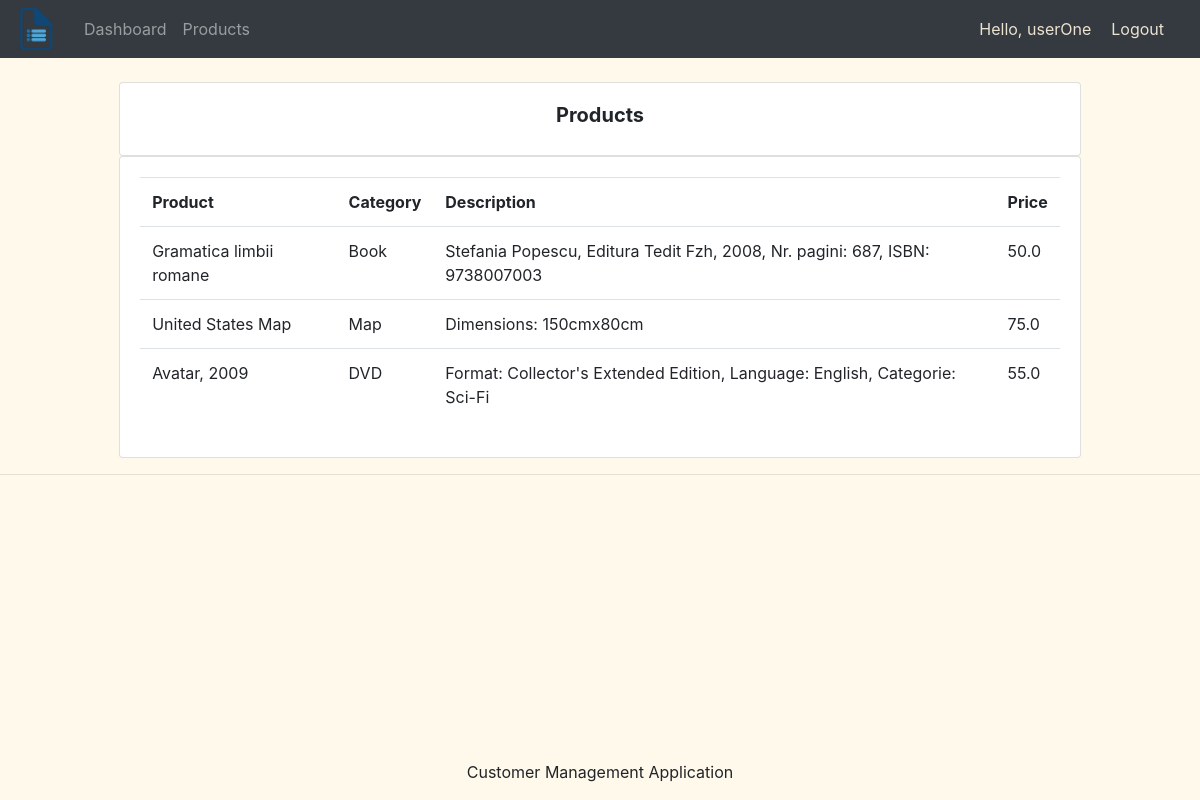
The page /products/ (signed in) on the database its author committed.
### shop_manag_app/models.py (models this page shows, shortened)
class Product(models.Model):
    TAGS = (
        ('Book', 'Book'),
        ('E-book', 'E-book'),
        ('DVD', 'DVD'),
        ('Vinyl', 'Vinyl'),
        ('Map', 'Map'),
        ('Painting', 'Painting'),
        ('Decoration', 'Decoration'),
    )
    name = models.CharField(max_length=100, null=True)
    price = models.FloatField(null=True)
    description = models.CharField(max_length=100, null=True, blank=True)
    tag = models.CharField(max_length=100, choices=TAGS, null=True)
    date_created = models.DateTimeField(auto_now_add=True, null=True)

### shop_manag_app/views.py (the view)
# urls.py: path('products/', views.products, name="products"),
@login_required(login_url='login')
def products(request):
    products = Product.objects.all()
    return render(request, 'shop_manag_app/products.html', {'products': products})

### shop_manag_app/templates/shop_manag_app/products.html
{% extends 'shop_manag_app/main.html' %}
{% block content %}
<br>
<div class="row">
    <div class="col-md-1"></div>
    <div class="col-md-10">
        <div class="card card-body">
            <center><h5><b>Products</b></h5></h5></h5></center>
        </div>
        <div class="card card-body">
            <table class="table">
                <tr>
                    <th>Product</th>
                    <th>Category</th>
                    <th>Description</th>
                    <th>Price</th>
                </tr>
                {% for product in products %}
                    <tr>
                        <td>{{ product.name }}</td>
                        <td>{{ product.tag }}</td>
                        <td>{{ product.description }}</td>
                        <td>{{ product.price }}</td>
                    </tr>
                {% endfor %}
            </table>
        </div>
    </div>
    <div class="col-md-1"></div>
</div>
{% endblock %}

### shop_manag_app/templates/shop_manag_app/navbar.html (shortened to what this page needs)
{% load static %}
<nav class="navbar navbar-expand-lg navbar-dark bg-dark">
  <img src="{% static 'images/logo.png' %}" id= "logo" alt="">
  <div class="collapse navbar-collapse" id="navbarNav">
    <ul class="navbar-nav">
      <li class="nav-item">
        <a class="nav-link" href="{% url 'dashboard' %}">Dashboard<span class="sr-only">(current)</span></a>
      </li>
      <li class="nav-item">
        <a class="nav-link" href="{% url 'products' %}">Products<span class="sr-only">(current)</span></a>
      </li>
    </ul>
  </div>
  <span class="nav-msg">Hello, {{ request.user }}</span>
  <span><a class="nav-msg" href="{% url 'logout' %}">Logout</a></span>
</nav>

### static/css/css.css (style rules this page uses)
#logo { width: 40px; }
body { background-color: #fff9ec; }
div { padding: 0em 20px 0em;  }

### shop_manag_app/templates/shop_manag_app/navbar.html (style rules this page uses)
.nav-msg { font-size: 16px; color: #ece2d0; margin-right: 20px; }

### rows shown on the page
Product: name "Gramatica limbii romane", tag "Book", description "Stefania Popescu, Editura Tedit Fzh, 2008, Nr. pagini: 687, ISBN: 9738007003", price "50.0"
Product: name "United States Map", tag "Map", description "Dimensions: 150cmx80cm", price "75.0"
Product: name "Avatar, 2009", tag "DVD", description "Format: Collector's Extended Edition, Language: English, Categorie: Sci-Fi", price "55.0"

### other values the page prints
{{ request.user }} "userOne"
